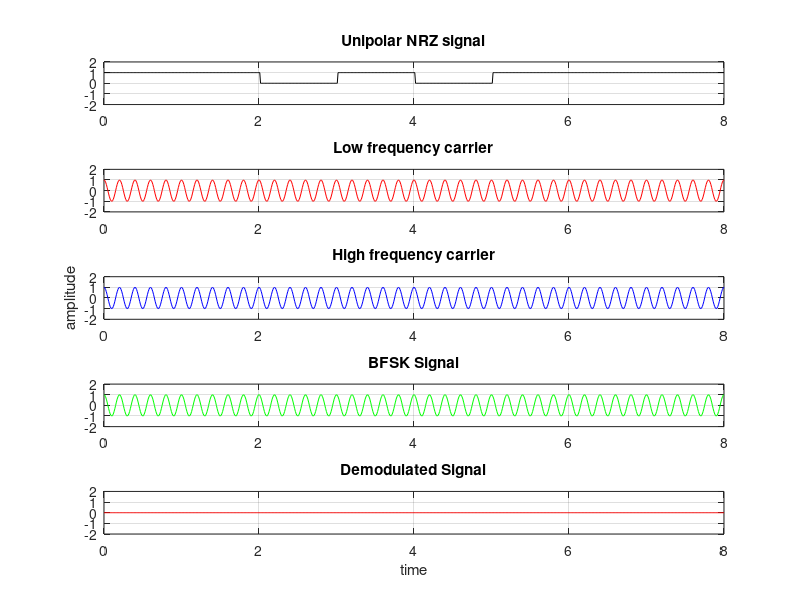

The MATLAB script that drew this image:
clc;
n=randi([0 1],1,8)
f1=input('Enter min. frequency: ');
f2=input('Enter max. frequency: ');
for i=1:length(n)
  if n(i)==1
    d(i)=1;
  else
  d(i)=0;
  end
end

i=1;
t=0:0.01:length(n);
for j=1:length(t)
  if t(j)<=i
    y(j)=d(i);
  else
    y(j)=d(i);
  i+=1;
end
end
subplot(5,1,1);
plot(t,y,'k');
grid on;
axis([0 length(n) -2 2])
title('Unipolar NRZ signal');
y1=cos(2*pi*f1*t);
subplot(5,1,2);
plot(t,y1,'r');
grid on;
axis([0 length(n) -2 2])
title('Low frequency carrier');
y2=cos(2*pi*f2*t);
subplot(5,1,3);
plot(t,y2,'b');
grid on;
axis([0 length(n) -2 2])
ylabel('amplitude');
title('High frequency carrier');
for j=1:length(t)
if y(j)==0
z(j)=y1(j);
else
z(j)=y2(j);
end
end
subplot(5,1,4);
plot(t,z,'g');
grid on;
axis([0 length(n) -2 2])
title('BFSK Signal');
for j=1:length(t)
if z(j)==y1(j)
x(j)=0;
else
x(j)=1;
end
end
subplot(5,1,5);
plot(t,x,'r');
grid on;
axis([0 length(n) -2 2])
xlabel('time');title('Demodulated Signal');